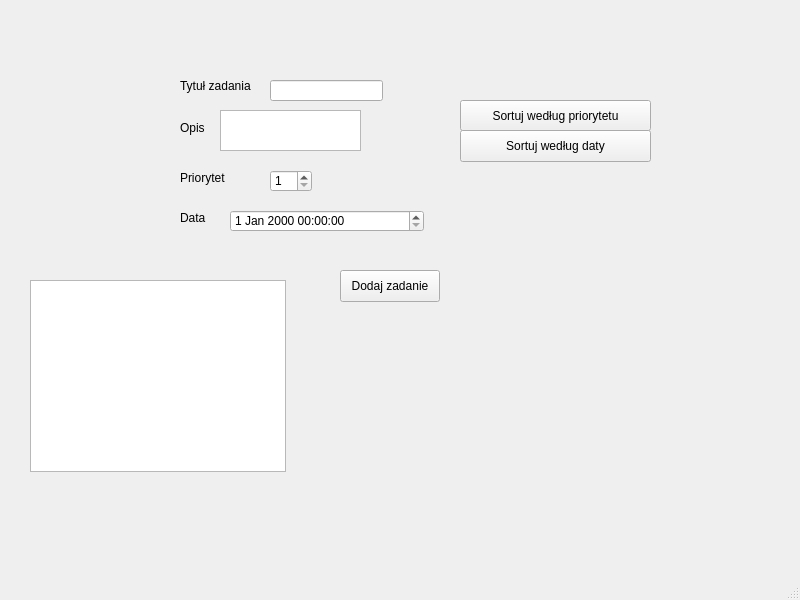
<?xml version="1.0" encoding="UTF-8"?>
<ui version="4.0">
 <class>MainWindow</class>
 <widget class="QMainWindow" name="MainWindow">
  <property name="geometry">
   <rect>
    <x>0</x>
    <y>0</y>
    <width>800</width>
    <height>600</height>
   </rect>
  </property>
  <property name="windowTitle">
   <string>MainWindow</string>
  </property>
  <widget class="QWidget" name="centralwidget">
   <widget class="QLabel" name="titleLabel">
    <property name="geometry">
     <rect>
      <x>180</x>
      <y>70</y>
      <width>91</width>
      <height>31</height>
     </rect>
    </property>
    <property name="text">
     <string>Tytuł zadania</string>
    </property>
   </widget>
   <widget class="QLabel" name="descriptionLabel">
    <property name="geometry">
     <rect>
      <x>180</x>
      <y>120</y>
      <width>58</width>
      <height>16</height>
     </rect>
    </property>
    <property name="text">
     <string>Opis</string>
    </property>
   </widget>
   <widget class="QLabel" name="priorityLabel">
    <property name="geometry">
     <rect>
      <x>180</x>
      <y>170</y>
      <width>58</width>
      <height>16</height>
     </rect>
    </property>
    <property name="text">
     <string>Priorytet</string>
    </property>
   </widget>
   <widget class="QLabel" name="dateLabel">
    <property name="geometry">
     <rect>
      <x>180</x>
      <y>210</y>
      <width>58</width>
      <height>16</height>
     </rect>
    </property>
    <property name="text">
     <string>Data</string>
    </property>
   </widget>
   <widget class="QLineEdit" name="titleInput">
    <property name="geometry">
     <rect>
      <x>270</x>
      <y>80</y>
      <width>113</width>
      <height>21</height>
     </rect>
    </property>
    <property name="focusPolicy">
     <enum>Qt::StrongFocus</enum>
    </property>
   </widget>
   <widget class="QSpinBox" name="priorityInput">
    <property name="geometry">
     <rect>
      <x>270</x>
      <y>170</y>
      <width>42</width>
      <height>22</height>
     </rect>
    </property>
    <property name="focusPolicy">
     <enum>Qt::StrongFocus</enum>
    </property>
    <property name="minimum">
     <number>1</number>
    </property>
    <property name="maximum">
     <number>10</number>
    </property>
   </widget>
   <widget class="QDateTimeEdit" name="dateInput">
    <property name="geometry">
     <rect>
      <x>230</x>
      <y>210</y>
      <width>194</width>
      <height>22</height>
     </rect>
    </property>
    <property name="focusPolicy">
     <enum>Qt::StrongFocus</enum>
    </property>
   </widget>
   <widget class="QPushButton" name="addButton">
    <property name="geometry">
     <rect>
      <x>340</x>
      <y>270</y>
      <width>100</width>
      <height>32</height>
     </rect>
    </property>
    <property name="focusPolicy">
     <enum>Qt::StrongFocus</enum>
    </property>
    <property name="text">
     <string>Dodaj zadanie</string>
    </property>
   </widget>
   <widget class="QPushButton" name="sortPriorityButton">
    <property name="geometry">
     <rect>
      <x>460</x>
      <y>100</y>
      <width>191</width>
      <height>31</height>
     </rect>
    </property>
    <property name="focusPolicy">
     <enum>Qt::StrongFocus</enum>
    </property>
    <property name="text">
     <string>Sortuj według priorytetu</string>
    </property>
   </widget>
   <widget class="QPushButton" name="sortDateButton">
    <property name="geometry">
     <rect>
      <x>460</x>
      <y>130</y>
      <width>191</width>
      <height>32</height>
     </rect>
    </property>
    <property name="focusPolicy">
     <enum>Qt::StrongFocus</enum>
    </property>
    <property name="text">
     <string>Sortuj według daty</string>
    </property>
   </widget>
   <widget class="QListWidget" name="taskList">
    <property name="geometry">
     <rect>
      <x>30</x>
      <y>280</y>
      <width>256</width>
      <height>192</height>
     </rect>
    </property>
    <property name="focusPolicy">
     <enum>Qt::StrongFocus</enum>
    </property>
   </widget>
   <widget class="QWidget" name="verticalLayoutWidget">
    <property name="geometry">
     <rect>
      <x>10</x>
      <y>40</y>
      <width>711</width>
      <height>451</height>
     </rect>
    </property>
    <layout class="QVBoxLayout" name="verticalLayout">
     <property name="leftMargin">
      <number>10</number>
     </property>
     <property name="topMargin">
      <number>10</number>
     </property>
     <property name="rightMargin">
      <number>10</number>
     </property>
     <property name="bottomMargin">
      <number>10</number>
     </property>
    </layout>
   </widget>
   <widget class="QTextEdit" name="descriptionInput">
    <property name="geometry">
     <rect>
      <x>220</x>
      <y>110</y>
      <width>141</width>
      <height>41</height>
     </rect>
    </property>
    <property name="focusPolicy">
     <enum>Qt::ClickFocus</enum>
    </property>
   </widget>
  </widget>
  <widget class="QMenuBar" name="menubar">
   <property name="geometry">
    <rect>
     <x>0</x>
     <y>0</y>
     <width>800</width>
     <height>36</height>
    </rect>
   </property>
  </widget>
  <widget class="QStatusBar" name="statusbar"/>
 </widget>
 <resources/>
 <connections/>
</ui>
